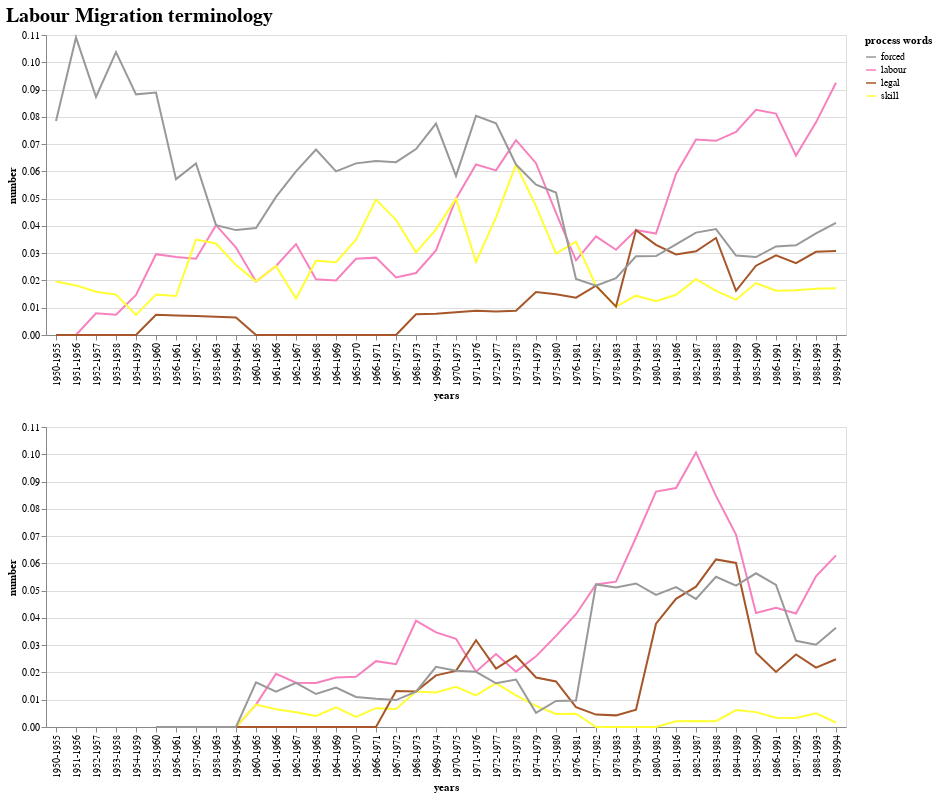

The cell this chart's notebook holds for it:
### Markdown cell above
As this is a discourse coalition about migration management, the next aspect to consider is the extent to which management words played a role in the discourse. Management has a changing vocabulary, but we tried to single out the most important terms. From figure 10 it appears that overall there was a growing interest in management related issues, but overall in IMR discussions about migration management were more important all the time  <b style="color: red;">&lt;Not sure I follow, management is more important than what? Or is it that it is more important in IMR than in REMP/IM? Based on the fractions, decision making covers a higher fraction of IMR titles than IM titles&gt;</b>. This confirms our idea that the ICEM liaison of IM had an influence on its discussions. The topics that the titles referred to shifted from a process to a decision making orientation, in both journals but more so in IM. Without further research, it is hard make any definitive interpretions of this shift, but it seems to be indicative for a shift from an approach of migration management as interacting with migration to a more control oriented approach.

### Code cell
topic_words = ['labour', 'skill', 'legal', 'forced']
c5 = ja.alt_topic_chart(topicwords=topic_words,
                   topicdf=ja.df_remp_im, 
                   var_name='migration_type', value_name='number', id_vars='index', title='process words'
)

c6 = ja.alt_topic_chart(topicwords=topic_words,
                   topicdf=ja.df_imr_research, 
                   var_name='migration_type', value_name='number', id_vars='index', title='process words')

alt.vconcat(c5, c6).properties(
    title='Labour Migration terminology'
).configure_title(
    fontSize=20,
    font='Verdana',
    align='center',
    color='black',
)

### Figure 1 — Vega-Lite specification as saved in the notebook (floating-point values rounded to 4 significant figures; data arrays with more than 128 entries replaced by an {"elided": "..."} marker saying what was removed)
{"config": {"view": {"continuousWidth": 400, "continuousHeight": 300}, "title": {"align": "center", "color": "black", "font": "Verdana", "fontSize": 20}}, "vconcat": [{"data": {"name": "data-c2fb02ed9487475245a37a0acc578d67"}, "mark": "line", "encoding": {"color": {"type": "ordinal", "field": "migration_type", "scale": {"reverse": true, "scheme": "set1"}, "title": "process words"}, "x": {"type": "nominal", "axis": {"tickCount": 10}, "field": "years"}, "y": {"type": "quantitative", "field": "number"}}}, {"data": {"name": "data-4d0a636a65802764d8d825de1b6a61ce"}, "mark": "line", "encoding": {"color": {"type": "ordinal", "field": "migration_type", "scale": {"reverse": true, "scheme": "set1"}, "title": "process words"}, "x": {"type": "nominal", "axis": {"tickCount": 10}, "field": "years"}, "y": {"type": "quantitative", "field": "number"}}}], "title": "Labour Migration terminology", "$schema": "https://vega.github.io/schema/vega-lite/v4.8.1.json", "datasets": {"data-c2fb02ed9487475245a37a0acc578d67": {"elided": "160 records"}, "data-4d0a636a65802764d8d825de1b6a61ce": {"elided": "160 records"}}}
